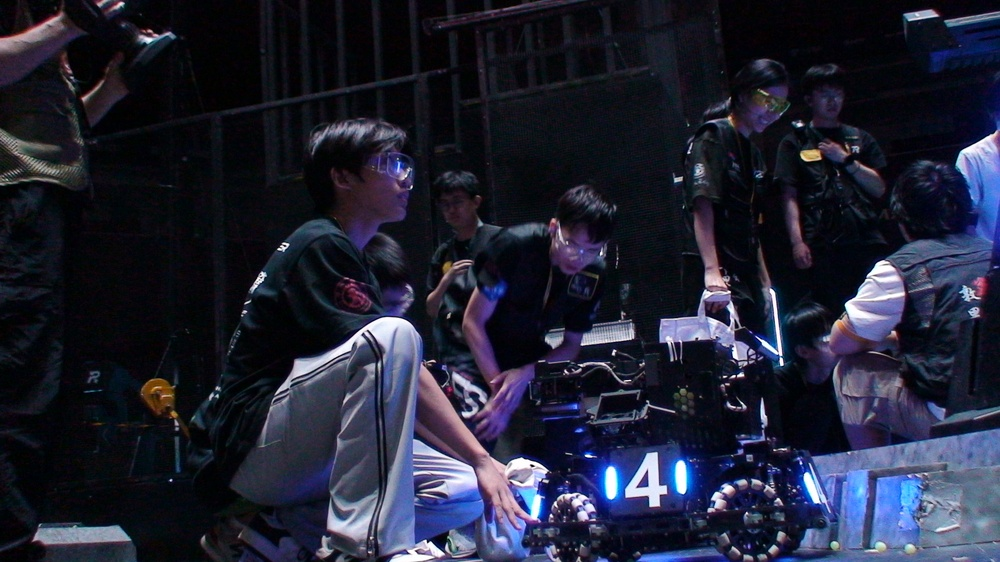
//> input picture resources/test_image_2.jpg, 1000 x 562 px, shrunk from 2016 x 1134 before the run
$ ./recognition   (built with g++ and OpenCV 4)
//> lines starting //> are read from the running program, lines starting //| are printed output that depends on the picture; after the words box and inside, x2 and y2 are one past the last pixel; in counts of white or black regions, pixels touching at a corner belong together
//
//  recognition.cpp
//  Created by Leo Xia
//  Created with VSCode on Ubuntu 22.04
//

#include <iostream>
#include <vector>
#include <opencv2/opencv.hpp>
using namespace cv;
using namespace std;

Mat originalImg, grayImg, blurImg, guassianImg, medianImg, binaryImg, adaptiveImg;
Mat edgeImg, morphImg, rectImg;
vector<vector<Point>> contours;
vector<Vec4i> hierarchy;

bool angular_vaidation(RotatedRect&rect)
{
    double angle, height, width;
    angle=rect.angle;
    height=rect.size.height;
    width=rect.size.width;
    bool ind=false;
    while(angle>45.0)
    {
        angle-=90.0;
        ind^=1;
    }
    if(!(angle<=5.0&&angle>=-5.0)) return false;
    if(ind)
        return 2.65<width/height&&width/height<2.85;
    else
        return 2.65<height/width&&height/width<2.85;
}

int main()
{
    originalImg = imread("../resources/test_image_2.jpg");
//> originalImg is the input picture: 562 rows x 1000 cols, CV_8UC3; mean B, G, R 51.6, 35, 33
    if(originalImg.empty())
    {
        cout<<"Failed to load image!"<<endl;
        return -1;
    }
    GaussianBlur(originalImg, guassianImg, Size(5,5), 1.5);
    cvtColor(guassianImg, grayImg, COLOR_BGR2GRAY);
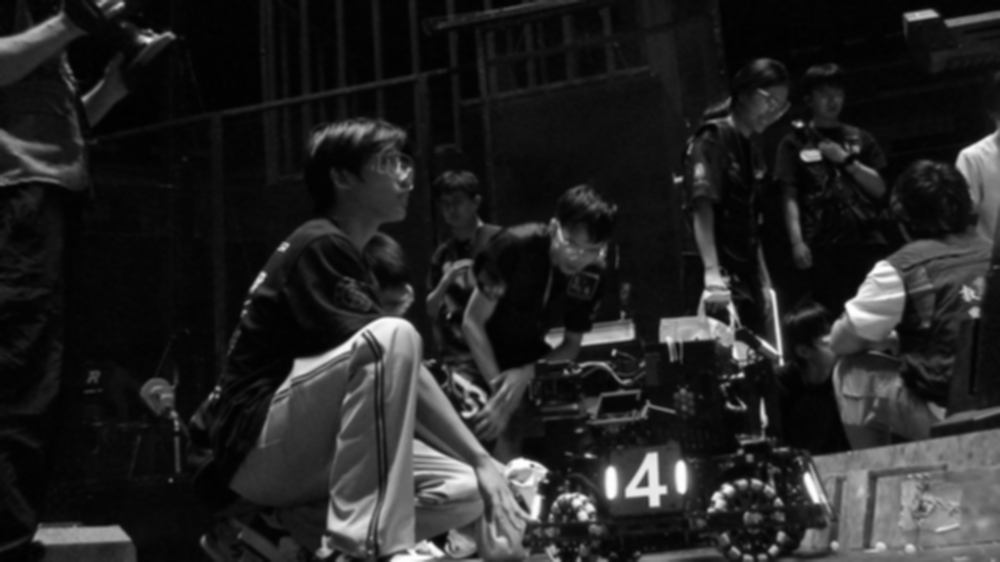
//> grayImg: 562 rows x 1000 cols, CV_8UC1; min 1, max 254, mean 36.3
    threshold(grayImg, binaryImg, 192, 255, THRESH_BINARY);
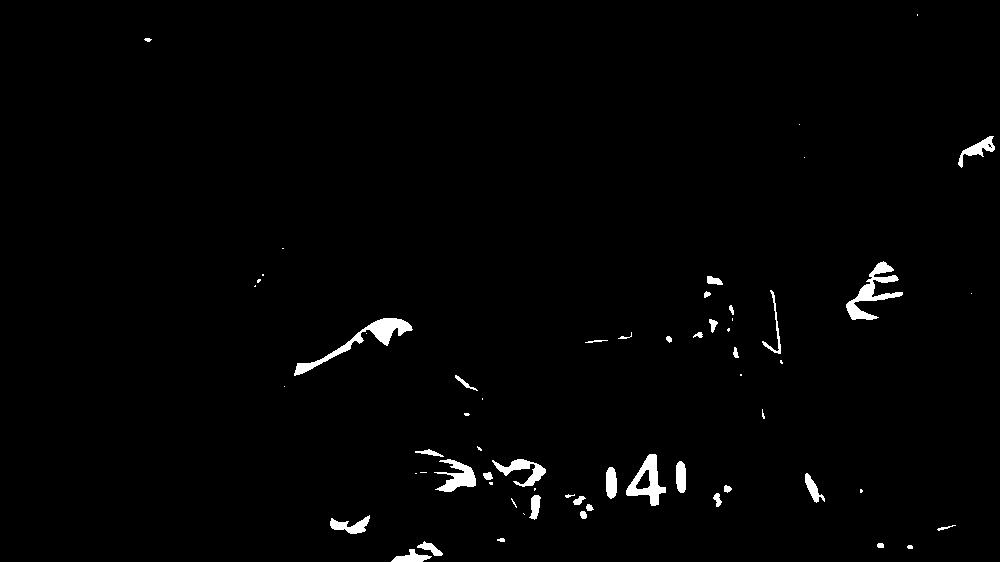
//> binaryImg: 562 rows x 1000 cols, CV_8UC1; 1.4% white; 62 white regions (25 under 20 px), largest, box (x1, y1, x2, y2) and area: (294, 318, 413, 376) 1198, (846, 261, 903, 320) 1054, (626, 454, 666, 506) 863
    morphologyEx(binaryImg, morphImg, MORPH_OPEN, getStructuringElement(MORPH_RECT, Size(10, 10)));
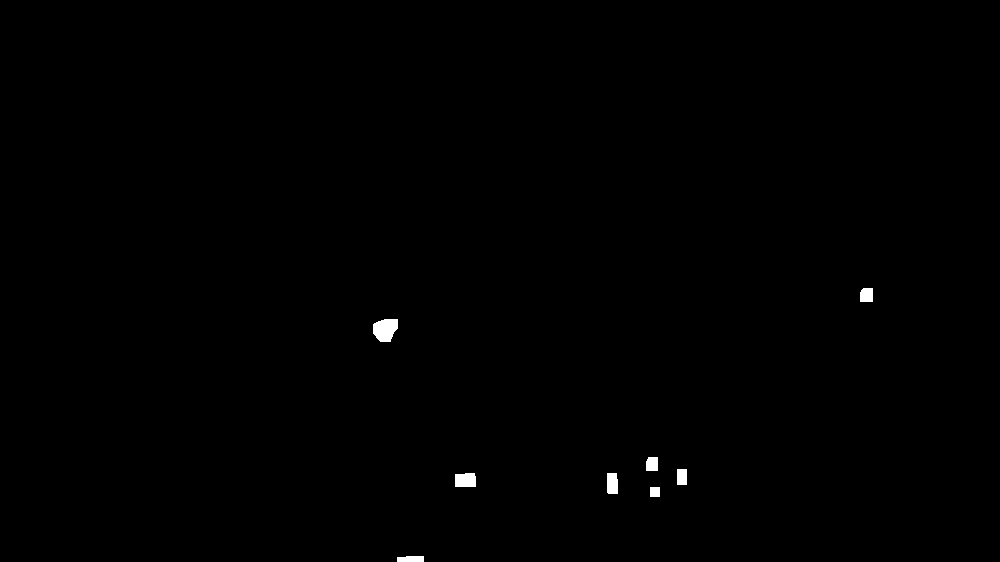
//> morphImg: 562 rows x 1000 cols, CV_8UC1; 0.3% white; 8 white regions, largest, box (x1, y1, x2, y2) and area: (373, 319, 398, 342) 454, (455, 473, 476, 487) 281, (607, 473, 618, 494) 224
    binaryImg = morphImg.clone();
    morphologyEx(binaryImg, morphImg, MORPH_CLOSE, getStructuringElement(MORPH_RECT, Size(10, 10)));
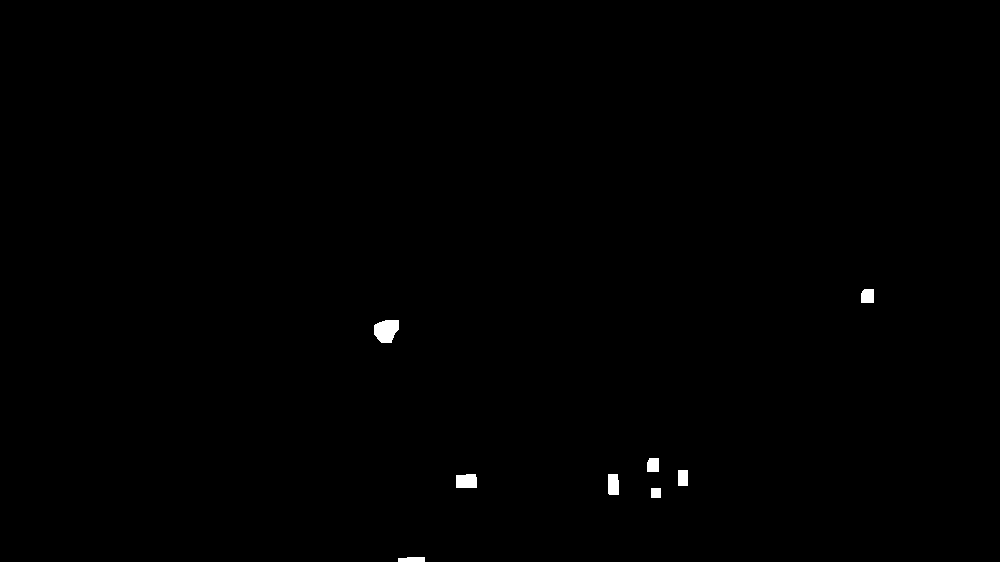
//> morphImg: 562 rows x 1000 cols, CV_8UC1; 0.3% white; 8 white regions, largest, box (x1, y1, x2, y2) and area: (374, 320, 399, 343) 454, (456, 474, 477, 488) 281, (608, 474, 619, 495) 224
    Canny(morphImg,edgeImg, 100, 200);
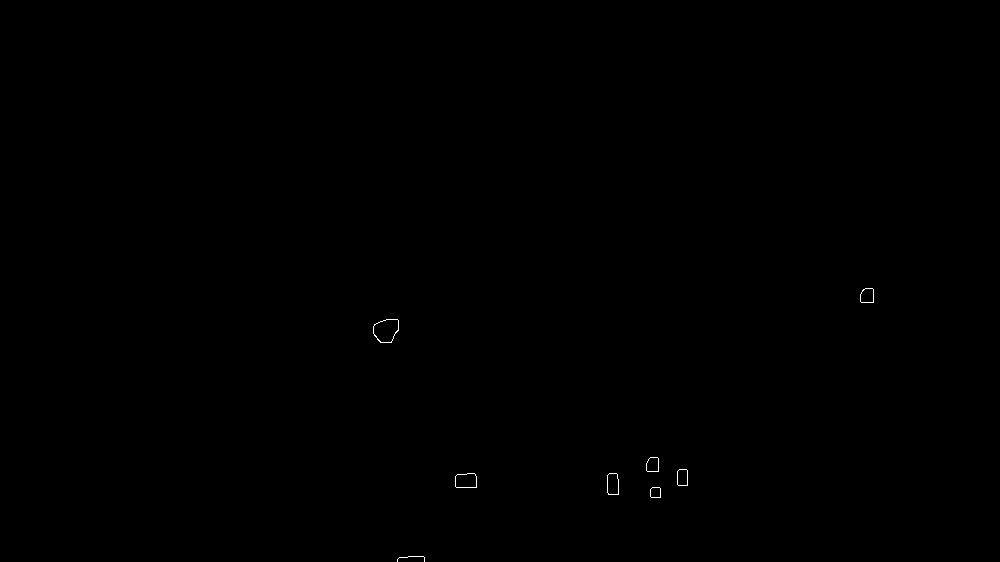
//> edgeImg: 562 rows x 1000 cols, CV_8UC1; 0.07% white in thin lines or dots, all inside (x1, y1, x2, y2) = (373, 288, 874, 562)
    findContours(edgeImg, contours, hierarchy, RETR_EXTERNAL, CHAIN_APPROX_SIMPLE);
//> contours = 8 contours, 1 with area under 20; largest, box (x1, y1, x2, y2) and area: (373, 319, 399, 343) 456, (455, 473, 477, 488) 277, (607, 473, 619, 495) 222, (860, 288, 874, 303) 169, (677, 469, 688, 486) 157, (646, 457, 659, 472) 156, (650, 487, 661, 498) 97
    rectImg=originalImg.clone();
    for(size_t i = 0; i < contours.size(); i++)
    {
        if(contourArea(contours[i]) < 1000) continue;
        RotatedRect rect = minAreaRect(contours[i]);
        cout<<rect.angle<<" "<<rect.size.height<<" "<<rect.size.width;
        if(angular_vaidation(rect))
        {
            cout<<" ok"<<endl;
            Point2f rect_points[4];
            rect.points(rect_points);
            for(auto pt:rect_points)
            {
                cout<<pt<<" ";
            }
            cout<<"\n";
            for ( int j = 0; j < 4; j++ )
            {
                line( rectImg, rect_points[j], rect_points[(j+1)%4], Scalar(0, 0, 255),4);
            }
        }
        else cout<<" bad"<<endl;
    }
//> this loop made 8 passes
    imshow("Bounding Box", rectImg);
    waitKey(0);
    imwrite("../outputs/test_image_2.result.jpg", rectImg);
    return 0;
}
